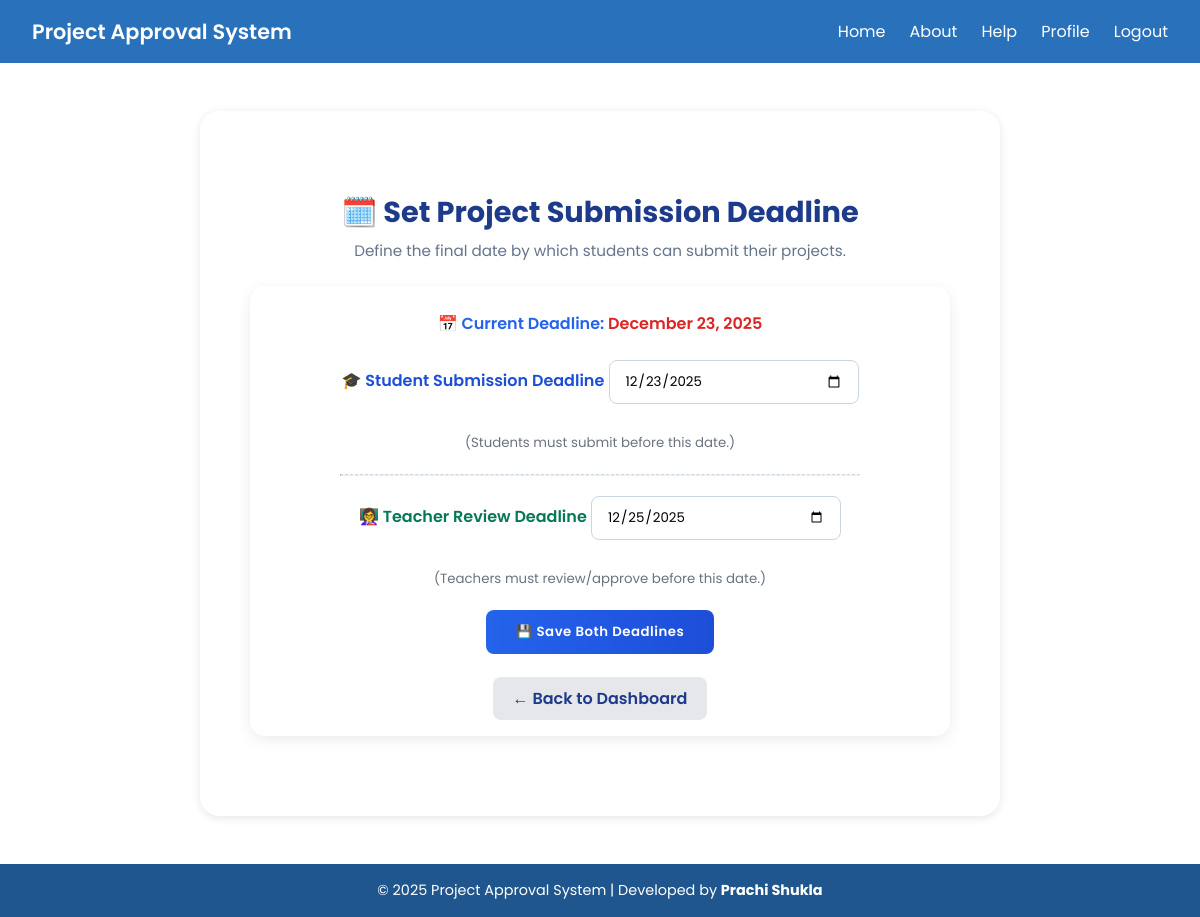
Screenshot of /set_deadline/ (signed in) with the database file from the repository.
### main_app/models.py (models this page shows, shortened)
class SubmissionDeadline(models.Model):
    deadline = models.DateField()
    teacher_deadline = models.DateField(null=True, blank=True)
    created_at = models.DateTimeField(auto_now_add=True)

### main_app/views.py (the view)
# urls.py: path('set_deadline/', views.set_submission_deadline, name='set_deadline'),
def set_submission_deadline(request):
    if request.session.get('role') != 'admin':
        messages.error(request, "Unauthorized access.")
        return redirect('login_page')
    latest_deadline = SubmissionDeadline.objects.order_by('-created_at').first()
    if request.method == 'POST':
        form = SubmissionDeadlineForm(request.POST, instance=latest_deadline)
        if form.is_valid():
            form.save()
            messages.success(request, "✅ Student and Teacher deadlines updated successfully!")
            return redirect('set_deadline')
    else:
        form = SubmissionDeadlineForm(instance=latest_deadline)
    return render(request, 'admin_set_deadline.html', {
        'form': form,
        'deadline': latest_deadline,
    })

### main_app/forms.py
class SubmissionDeadlineForm(forms.ModelForm):
    class Meta:
        model = SubmissionDeadline
        fields = ['deadline','teacher_deadline']
        widgets = {
            'deadline': forms.DateInput(attrs={'type': 'date', 'class': 'form-control'}),
            'teacher_deadline': forms.DateInput(attrs={'type': 'date', 'class': 'form-control'}),
        }

### main_app/templates/admin_set_deadline.html (shortened to what this page needs)
{% extends "index.html" %}
{% load static %}
{% block content %}
<div class="dashboard-container fade-in" style="max-width: 700px; margin: 3rem auto;">
  <div style="text-align:center; margin-bottom: 1.5rem;">
    <h2 style="font-size: 1.8rem; font-weight: 700; color: #1e3a8a;">
      🗓️ Set Project Submission Deadline
    </h2>
    <p style="color:#64748b; font-size:0.95rem; margin-top: 5px;">
      Define the final date by which students can submit their projects.
    </p>
  </div>
  <div class="deadline-card"
       style="background:white; padding:25px; border-radius:15px; box-shadow:0 4px 15px rgba(0,0,0,0.08); transition:all 0.3s ease;">
    {% if deadline %}
      <div style="text-align:center; margin-bottom:1.2rem;">
        <p style="font-weight:600; color:#2563eb; font-size:1rem;">
          📅 Current Deadline:
          <span style="color:#dc2626;">{{ deadline.deadline|date:"F j, Y" }}</span>
        </p>
      </div>
    {% else %}
      <p style="text-align:center; color:#6b7280;">⚠️ No deadline has been set yet.</p>
    {% endif %}
<form method="post" style="margin-top: 1.5rem;">
  <div style="display:flex; flex-direction:column; gap:20px; align-items:center;">
    <div style="width:100%; text-align:center;">
      <label for="id_deadline" style="font-weight:600; color:#1d4ed8;">🎓 Student Submission Deadline</label>
      {{ form.deadline }}
      <br>
      <br>
      <small style="color:#6b7280;">(Students must submit before this date.)</small>
    </div>
    <hr style="width:80%; border-top:1px dashed #cbd5e1;">
    <div style="width:100%; text-align:center;">
      <label for="id_teacher_deadline" style="font-weight:600; color:#047857;">👩‍🏫 Teacher Review Deadline</label>
      {{ form.teacher_deadline }}
      <br>
      <br>
      <small style="color:#6b7280;">(Teachers must review/approve before this date.)</small>
    </div>
    <button type="submit"
      style="background: linear-gradient(90deg, #2563eb, #1d4ed8); color:white;
             padding:12px 30px; border:none; border-radius:8px;
             font-weight:600; letter-spacing:0.5px; cursor:pointer; transition:0.3s;">
      💾 Save Both Deadlines
    </button>
  </div>
</form>
  <div style="text-align:center; margin-top:2rem;">
    <a href="{% url 'admin_dashboard' %}"
       style="background:#e5e7eb; color:#1e3a8a; padding:10px 20px;
              border-radius:8px; font-weight:600; text-decoration:none; transition:0.3s;">
      ← Back to Dashboard
    </a>
  </div>
</div>
{% endblock %}

### main_app/templates/index.html (style rules this page uses)
* { margin: 0; padding: 0; box-sizing: border-box; font-family: 'Poppins', sans-serif; }
body::before { content: ""; position: fixed; top: 0; left: 0; width: 110%; height: 110%; background: url('https://img.freepik.com/premium-photo/blue-background-with-white-cloud-blue-background_807812-1774.jpg?semt=ais_hybrid&w=740&q=80') no-repeat center center fixed; background-size: cover; filter: brightness(1.5) blur(12px) saturate(1.2); transform: scale(1.05); z-index: -2; animation: bgZoom 20s ease-in-out infinite alternate; }
body::after { content: ""; position: fixed; top: 0; left: 0; width: 100%; height: 100%; background: rgba(255, 255, 255, 0.35); z-index: -1; }

### main_app/templates/admin_set_deadline.html (style rules this page uses)
.fade-in { animation: fadeIn 0.8s ease-in-out; }
input[type="date"] { padding: 10px 15px; border-radius: 8px; border: 1.5px solid #cbd5e1; outline: none; width: 100%; max-width: 250px; transition: 0.3s; }

### rows the page displays
SubmissionDeadline: deadline "December 23, 2025", deadline "12/23/2025", teacher_deadline "12/25/2025"
